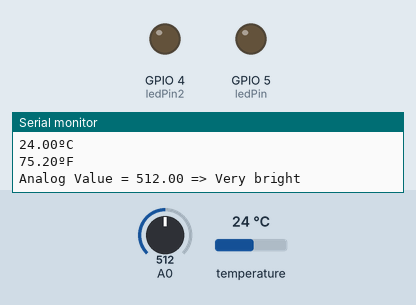
Simulated run of this sketch. Board: ESP8266 (NodeMCU). Shown: output pins drawn as LEDs (lit = HIGH), the last lines printed to the serial monitor. Inputs (shaded band) come from the test bench; at power-on: A0 = 512, temperature 24 °C. WiFi joins after 1.5 s; servers stay silent unless stated.

Above: at 3.7 s.
3.8 s: A0 set to 160
5.3 s: A0 set to 138
At 6.8 s:
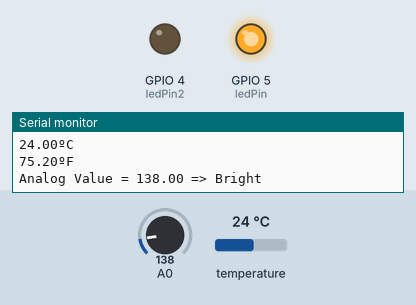
7.1 s: A0 set to 42
8.6 s: A0 set to 35
At 9.9 s:
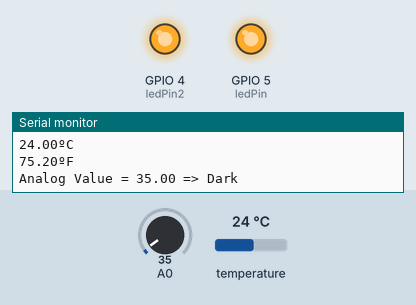
10.2 s: A0 set to 122
At 10.8 s:
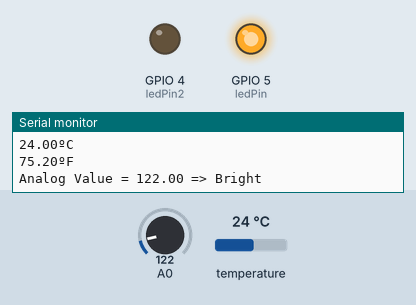
11.8 s: A0 set to 30
At 12.9 s:
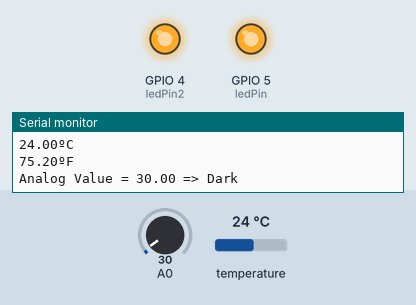
Timing chart, 0 to 14.3 s (numbered marks = the images above; inputs shaded):
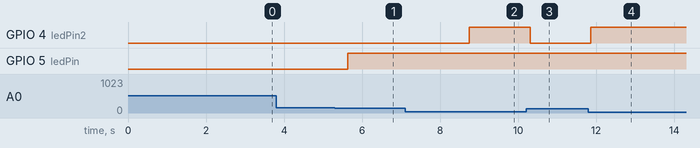

The sketch:

e_automatique_+affichage_a_distance__tempurature_luminosit__.ino
```cpp
#include <OneWire.h>
#include <DallasTemperature.h>
#include <ESP8266WiFi.h>
#include <ESP8266WebServer.h>
#include <DNSServer.h>


const int ledPin = 5;         //GPIO5 --->D1
const int ledPin2 = 4;        //GPIO4 --->D2
const int oneWireBus = 14;    //GPI14 --->D5


const char *ssid = "TOPNET_D5C0";
const char *password = "96lcpz16rb";


// Setup a oneWire instance to communicate with any OneWire devices
OneWire oneWire(oneWireBus);
// Pass our oneWire reference to Dallas Temperature sensor
DallasTemperature sensors(&oneWire);


ESP8266WebServer server(80);

void handleRoot() {
  char msg[1500];

  snprintf(msg, 1500,
           "<html>\
  <head>\
    <meta http-equiv='refresh' content='1'/>\
    <meta name='viewport' content='width=device-width, initial-scale=1'>\
    <link rel='stylesheet' href='https://use.fontawesome.com/releases/v5.7.2/css/all.css' integrity='sha384-fnmOCqbTlWIlj8LyTjo7mOUStjsKC4pOpQbqyi7RrhN7udi9RwhKkMHpvLbHG9Sr' crossorigin='anonymous'>\
    <title>ESP8266 Server</title>\
    <style>\
    html { font-family: Arial; display: inline-block; margin: 0px auto; text-align: center;}\
    h2 { font-size: 3.0rem; }\
    p { font-size: 3.0rem; }\
    .units { font-size: 1.2rem; }\
    .dht-labels{ font-size: 1.5rem; vertical-align:middle; padding-bottom: 15px;}\
    </style>\
  </head>\
  <body>\
      <h2>detecteur de temperature et de liminosité!!</h2>\
      <p>\
        <img src='https://media.istockphoto.com/id/1184204481/vector/thermometer-vector-flat-design-stock-illustration.jpg?s=612x612&w=0&k=20&c=xLVkQcL5KscGB3lUNtqTKIPdorT-H7xbAOgkUzhVfTc=' alt='Temperature Image' style='width: 100px; height: 100px;'>\
        <span class='dht-labels'>Temperature</span>\
        <span>%.2f</span>\
        <sup class='units'>&deg;C</sup>\
      </p>\
      <p>\
        <img src='https://thumbs.dreamstime.com/b/concept-d-id%C3%A9e-illustration-ic%C3%B4ne-ampoule-signe-de-lampe-%C3%A0-lueur-125982309.jpg' alt='Light Intensity Image' style='width: 100px; height: 100px;'>\
        <span class='dht-labels'>luminosité</span>\
        <span>%.2f</span>\
        <sup class='units'>&percnt;</sup>\
      </p>\
  </body>\
</html>",
           readDS18B20(), (readphotores()*100)/350
          );
  server.send(200, "text/html", msg);
}


void setup() {
  // initialize serial communication at 115200 bits per second:
  Serial.begin(115200);
  pinMode(ledPin, OUTPUT);
  pinMode(ledPin2, OUTPUT);
  // Start the DS18B20 sensor
  sensors.begin();


  WiFi.mode(WIFI_STA);
  WiFi.begin(ssid, password);
  Serial.println("");

  // Wait for connection
  while (WiFi.status() != WL_CONNECTED) {
    delay(500);
    Serial.print(".");
  }

  Serial.println("");
  Serial.print("Connected to ");
  Serial.println(ssid);
  Serial.print("IP address: ");
  Serial.println(WiFi.localIP());


  server.on("/", handleRoot);

  server.begin();
  Serial.println("HTTP server started");
  delay(1000);


}

void loop() {
  server.handleClient();
  float analogValue = readphotores();

  Serial.print("Analog Value = ");
  Serial.print(analogValue);   // the raw analog reading

  // We'll have a few threshholds, qualitatively determined
  if (analogValue < 40) {
    Serial.println(" => Dark");
    digitalWrite(ledPin, 1);
    digitalWrite(ledPin2, 1);

  } else if (analogValue < 150) {
    Serial.println(" => Bright");
    digitalWrite(ledPin, HIGH);
    digitalWrite(ledPin2, LOW);


  } else {
    Serial.println(" => Very bright");
    digitalWrite(ledPin, LOW);
    digitalWrite(ledPin2, LOW);

  }
  sensors.requestTemperatures();
  float temperatureC = sensors.getTempCByIndex(0);
  float temperatureF = sensors.getTempFByIndex(0);
  Serial.print(temperatureC);
  Serial.println("ºC");
  Serial.print(temperatureF);
  Serial.println("ºF");

  delay(2);


}


float readphotores(){
  // reads the input on analog pin (value between 0 and 4095)
  int analogValue = analogRead(A0);

  return analogValue;
}


float readDS18B20(){
  sensors.requestTemperatures();
  float temperatureC = sensors.getTempCByIndex(0);
  float temperatureF = sensors.getTempFByIndex(0);
  return temperatureC ;
}
```

Measured:
- the behaviour switches between 150 and 149 on A0 (found by bisection; images 0 and 1)
- the behaviour switches between 40 and 39 on A0 (found by bisection; images 1 and 2)
- after the input at 5.3 s, GPIO 5 (ledPin): LOW → HIGH after 0.33 s
- after the input at 8.6 s, GPIO 4 (ledPin2): LOW → HIGH after 0.15 s
- after the input at 10.2 s, GPIO 4 (ledPin2): HIGH → LOW after 0.11 s
- after the input at 11.8 s, GPIO 4 (ledPin2): LOW → HIGH after 0.06 s
